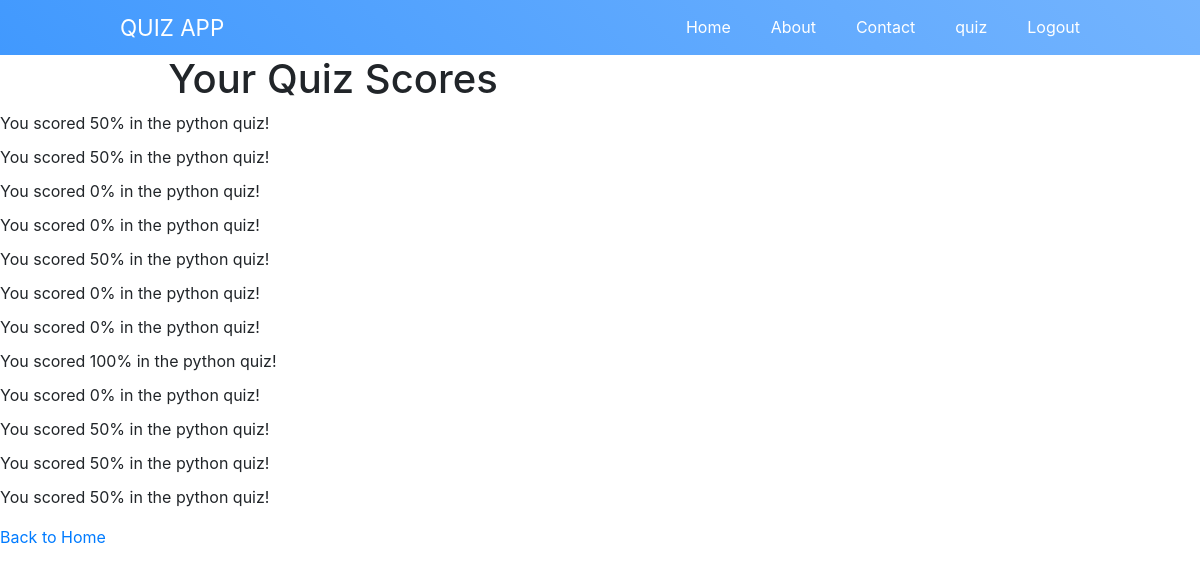
Screenshot of /scores/ (signed in) with the database file from the repository.
### question/models.py (models this page shows, shortened)
class Score(models.Model):
    user = models.ForeignKey(User, on_delete=models.CASCADE)
    course = models.ForeignKey(Course, on_delete=models.CASCADE)
    score = models.IntegerField()

class Course(models.Model):
    name = models.CharField(max_length=100)

### question/views.py (the view)
# urls.py: path('scores/',views.scores, name='scores'),
@login_required
def scores(request):
    user_scores = Score.objects.filter(user=request.user)
    return render(request, 'allscore.html', {'user_scores': user_scores})

### templates/allscore.html
{% extends "base.html" %}
{% block content %}
<div class="allscore">
    <h1>Your Quiz Scores</h1>
    {% if user_scores %}
        <ul>
            {% for score in user_scores %}
                <li>You scored {{ score.score }}% in the {{ score.course.name }} quiz!</li>
            {% endfor %}
        </ul>
    {% else %}
        <p>No scores available.</p>
    {% endif %}
    <a href="{% url 'home' %}">Back to Home</a>
</div>
{% endblock %}

### templates/base.html (shortened to what this page needs)
<!DOCTYPE html>
<html lang="en">
<head>
    <link rel="stylesheet" href="/static/css/nav.css">
    <link rel="stylesheet" href="/static/css/quizpage.css">
    <link rel="stylesheet" href="/static/css/quiz.css">
    <link rel="stylesheet" href="/static/css/score.css">
    <link rel="stylesheet" href="/static/css/carousel.css">
    <link rel="stylesheet" href="https://maxcdn.bootstrapcdn.com/bootstrap/4.5.2/css/bootstrap.min.css">
     <link rel="stylesheet" href="/static/css/home.css">
    <link rel="stylesheet" href="https://cdn.jsdelivr.net/npm/bootstrap@4.1.3/dist/css/bootstrap.min.css">
</head>
<body>
    <section class="navigation">
        <div class="nav-container">
          <div class="brand">
            <a href="#!">Quiz App</a>
          </div>
          <nav>
            <ul class="nav-list">
              <li>
                <a href="{% url 'home' %}">Home</a>
              </li>
              <li>
                <a href="#!">About</a>
              </li>
              <li>
                <a href="#!">Contact</a>
              </li>
                {% if not request.user.is_authenticated%}
                <a href="{% url 'login' %}">login</a>
                <a href="{% url 'signup' %}">signup</a>
                {% else %}
              <li>
                <a href="{% url 'quiz:quizpage' %}">quiz</a>
              </li>
                <li>
                    <a href="{% url 'logout' %}">Logout</a>
                  </li>
              {% endif %}
            </ul>
          </nav>
        </div>
      </section>
      {% block content %}
      {% endblock %}
</body>
</html>

### static/css/nav.css (style rules this page uses)
body { margin: 0; padding: 0; font-family: 'Roboto', sans-serif; }
.navigation { height: 55px; background: linear-gradient(45deg, #4199fe, #74b4fe); }
.brand { position: absolute; padding-left: 20px; float: left; line-height: 55px; text-transform: uppercase; font-size: 1.4em; }
.brand a, .brand a:visited { color: #ffffff; text-decoration: none; }
.nav-container { max-width: 1000px; margin: 0 auto; }
nav { float: right; }
nav ul { list-style: none; margin: 0; padding: 0; }
nav ul li { float: left; position: relative; }
nav ul li a,nav ul li a:visited { display: block; padding: 0 20px; line-height: 55px; color: #fff; background: #262626 ; text-decoration: none; }
nav ul li a { background: transparent; color: #FFF; }

### static/css/quizpage.css (style rules this page uses)
h1 { text-align: center; font-size: 2em; margin-bottom: 20px; }

### static/css/quiz.css (style rules this page uses)
h1 { text-align: center; margin-bottom: 20px; }
ul { list-style: none; padding: 0; margin: 0; }
li { margin-bottom: 10px; }

### templates/base.html (style rules this page uses)
body { margin: 0; padding: 0; font-family: sans-serif; }

### rows the page displays
Score: score "50", course.name "python"
Score: score "50", course.name "python"
Score: score "0", course.name "python"
Score: score "0", course.name "python"
Score: score "50", course.name "python"
Score: score "0", course.name "python"
Score: score "0", course.name "python"
Score: score "100", course.name "python"
Score: score "0", course.name "python"
Score: score "50", course.name "python"
Score: score "50", course.name "python"
Score: score "50", course.name "python"
